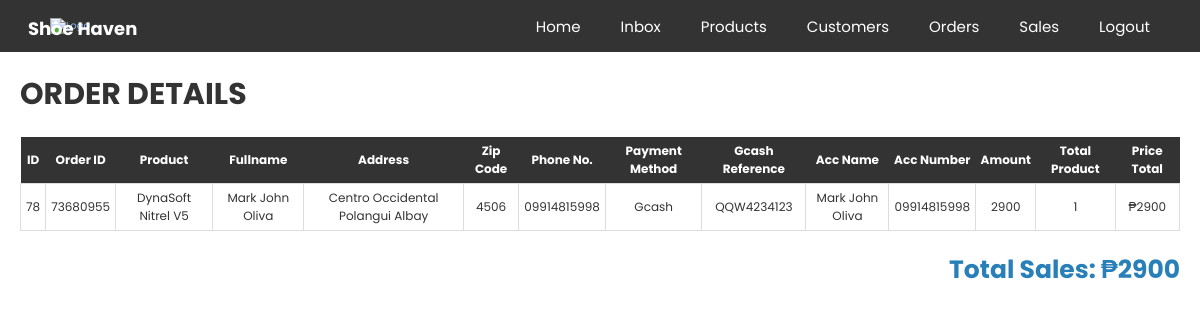
/PROJECT101/Sales.php, run on the app's committed database.
### tables this page shows
CREATE TABLE `orders` (
  `o_id` int(11) NOT NULL,
  `order_id` int(255) NOT NULL,
  `fullname` varchar(255) NOT NULL,
  `address` varchar(255) NOT NULL,
  `zip_code` int(11) NOT NULL,
  `phone_num` varchar(225) NOT NULL,
  `payment` varchar(255) NOT NULL,
  `gcash_reference` varchar(225) NOT NULL,
  `acc_name` varchar(225) NOT NULL,
  `acc_number` varchar(255) NOT NULL,
  `amount_paid` int(255) NOT NULL,
  `prod_name` varchar(255) NOT NULL,
  `size` varchar(225) NOT NULL,
  `quantity` int(255) NOT NULL,
  `price_total` int(11) NOT NULL,
  `date_ordered` timestamp(6) NOT NULL DEFAULT current_timestamp(6) ON UPDATE current_timestamp(6),
  `status` varchar(100) NOT NULL DEFAULT 'pending' COMMENT 'pending\r\nPay\r\nShip\r\nDelivered',
  `user_id` int(225) NOT NULL
);

### PROJECT101/Sales.php (the view, shortened to what this page needs)
<?php
@include 'connection.php';
?>
<!DOCTYPE html>
<html lang="en">
<head>
    <link rel="stylesheet" href="css/adminCSS.css">
   <link rel="stylesheet" href="https://cdnjs.cloudflare.com/ajax/libs/font-awesome/6.0.0/css/all.min.css">
</head>
<body>
<?php require_once('include/nava.php'); ?>
<div id="ordersBtn">
    <h2>Order Details</h2>
    <table class="table table-striped">
        <thead>
            <tr>
            <th>ID</th>
                <th>Order ID</th>
                <th>Product</th>
                <th>Fullname</th>
                <th>Address</th>
                <th>Zip code</th>
                <th>Phone No.</th>
                <th>Payment Method</th>
                <th>Gcash reference</th>
                <th>acc name</th>
                <th>acc number</th>
                <th>amount</th>
                <th>Total Product</th>
                <th>Price Total</th>
            </tr>
        </thead>
        <tbody>
            <?php
            $sqlOrders = "SELECT * FROM `orders` WHERE status = 'received'";
            $resultOrders = $con->query($sqlOrders);
            $totalPaidSales = 0;
            if ($resultOrders->num_rows > 0) {
                while ($row = $resultOrders->fetch_assoc()) {
                    ?>
                    <tr>
                    <td>
                        <?= $row["o_id"] ?></td>
                        <td><?= $row["order_id"] ?></td>
                        <td><?= $row["prod_name"] ?></td>
                        <td><?= $row["fullname"] ?></td>
                        <td><?= $row["address"] ?></td>
                        <td><?= $row["zip_code"] ?></td>
                        <td><?= $row["phone_num"] ?></td>
                        <td><?= $row["payment"] ?></td>
                        <td><?= $row["gcash_reference"] ?></td>
                        <td><?= $row["acc_name"] ?></td>
                        <td><?= $row["acc_number"] ?></td>
                        <td><?= $row["amount_paid"] ?></td>
                        <td><?= $row["quantity"] ?></td>
                        <td>₱<?= $row["price_total"] ?></td>
                    </tr>
                    <?php
                    $totalPaidSales += $row["price_total"];
                }
            } else {
                echo "<tr><td colspan='10'>No accepted orders</td></tr>";
            }
            ?>
        </tbody>
    </table>
    <p class="total-sales">Total Sales: ₱<?= $totalPaidSales ?></p>
</div>
</body>
</html>

### PROJECT101/css/adminCSS.css (style rules this page uses)
:root { --blue: #2980b9; --red: rgb(255, 0, 0); --orange: orange; --black: #333; --white: #fff; --bg-color: #eee; --dark-bg: rgba(0, 0, 0, .7); --box-shadow: 0 .5rem 1rem rgba(0, 0, 0, .1); --border: .1rem solid #999; }
* { font-family: 'Poppins', sans-serif; margin: 0; padding: 0; box-sizing: border-box; outline: none; border: none; text-decoration: none; text-transform: capitalize; color: rgb(149, 184, 255); }
html { font-size: 62.5%; overflow-x: hidden; }
#ordersBtn { max-inline-size: 1200px; margin: 0 auto; padding: 2rem; }
#ordersBtn h2 { font-size: 3rem; text-transform: uppercase; color: var(--black); margin-bottom: 2rem; }
.table { width: 100%; border-collapse: collapse; }
.table th, .table td { padding: 1.5rem; font-size: 2rem; color: var(--black); }
.table th { background-color: var(--black); color: var(--white); }
.table td { border-bottom: 0.1rem solid #999; }
#ordersBtn p.total-sales { font-size: 2.5rem; font-weight: bold; text-align: right; margin-top: 2rem; color: var(--blue); }

### PROJECT101/Sales.php (style rules this page uses)
table.table { width: 100%; border-collapse: collapse; }
table.table th, table.table td { padding: 5px; font-size: 12px; text-align: center; }
table.table td { border: 1px solid #ddd; }

### PROJECT101/include/nava.php (style rules this page uses)
body { margin: 0; font-family: Arial, sans-serif; }

### data on the page
orders: o_id "78", order "73680955", prod_name "DynaSoft Nitrel V5", fullname "Mark John Oliva", address "Centro Occidental Polangui Albay", zip_code "4506", phone_num "09914815998", payment "Gcash", gcash_reference "QQW4234123", acc_name "Mark John Oliva", acc_number "09914815998", amount_paid "2900", quantity "1", price_total "2900"

### other printed values
$totalPaidSales "2900"
